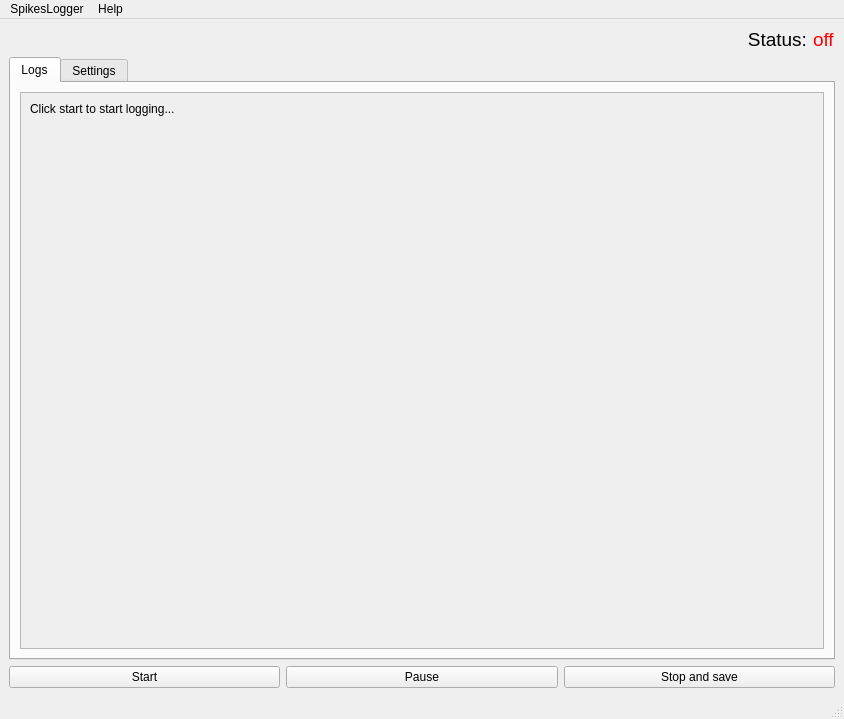
<?xml version="1.0" encoding="UTF-8"?>
<ui version="4.0">
 <class>SpikesLoggerGuiWindow</class>
 <widget class="QMainWindow" name="SpikesLoggerGuiWindow">
  <property name="geometry">
   <rect>
    <x>0</x>
    <y>0</y>
    <width>844</width>
    <height>719</height>
   </rect>
  </property>
  <property name="windowTitle">
   <string>Spikes logger</string>
  </property>
  <widget class="QWidget" name="centralwidget">
   <layout class="QGridLayout" name="gridLayout">
    <item row="9" column="0" colspan="2">
     <widget class="QTabWidget" name="tabWidget">
      <property name="currentIndex">
       <number>0</number>
      </property>
      <widget class="QWidget" name="logsTab">
       <attribute name="title">
        <string>Logs</string>
       </attribute>
       <layout class="QHBoxLayout" name="horizontalLayout_3">
        <item>
         <widget class="QScrollArea" name="scrollArea">
          <property name="maximumSize">
           <size>
            <width>16777215</width>
            <height>16777215</height>
           </size>
          </property>
          <property name="sizeAdjustPolicy">
           <enum>QAbstractScrollArea::AdjustIgnored</enum>
          </property>
          <property name="widgetResizable">
           <bool>true</bool>
          </property>
          <property name="alignment">
           <set>Qt::AlignBottom|Qt::AlignJustify</set>
          </property>
          <widget class="QWidget" name="ConsoleScrollArea">
           <property name="geometry">
            <rect>
             <x>0</x>
             <y>0</y>
             <width>802</width>
             <height>538</height>
            </rect>
           </property>
           <layout class="QHBoxLayout" name="horizontalLayout_2">
            <item>
             <widget class="QLabel" name="logsConsole">
              <property name="text">
               <string>Click start to start logging...</string>
              </property>
              <property name="alignment">
               <set>Qt::AlignLeading|Qt::AlignLeft|Qt::AlignTop</set>
              </property>
             </widget>
            </item>
           </layout>
          </widget>
         </widget>
        </item>
       </layout>
      </widget>
      <widget class="QWidget" name="settingsTab">
       <attribute name="title">
        <string>Settings</string>
       </attribute>
       <layout class="QVBoxLayout" name="verticalLayout">
        <property name="sizeConstraint">
         <enum>QLayout::SetDefaultConstraint</enum>
        </property>
        <item>
         <layout class="QGridLayout" name="gridLayout_2">
          <item row="3" column="2">
           <widget class="QLineEdit" name="TempValue">
            <property name="text">
             <string>SeaOttersAreSoFuckingCuteINeedThemInMyRoomRightNow</string>
            </property>
           </widget>
          </item>
          <item row="2" column="2">
           <widget class="QLineEdit" name="ServerIP">
            <property name="text">
             <string>255.255.255.255</string>
            </property>
           </widget>
          </item>
          <item row="1" column="0">
           <widget class="QLabel" name="label_3">
            <property name="text">
             <string>Logs save location</string>
            </property>
           </widget>
          </item>
          <item row="2" column="0">
           <widget class="QLabel" name="label_4">
            <property name="text">
             <string>Server IP</string>
            </property>
           </widget>
          </item>
          <item row="0" column="2">
           <widget class="QLineEdit" name="networkTablesLoggerLocation">
            <property name="inputMask">
             <string/>
            </property>
            <property name="text">
             <string>SpikesLogger/output</string>
            </property>
           </widget>
          </item>
          <item row="3" column="0">
           <widget class="QLabel" name="label_5">
            <property name="text">
             <string>Temp value</string>
            </property>
           </widget>
          </item>
          <item row="0" column="0">
           <widget class="QLabel" name="label_2">
            <property name="text">
             <string>Logger location</string>
            </property>
           </widget>
          </item>
          <item row="1" column="2">
           <widget class="QPushButton" name="ChooseDirPushButton">
            <property name="font">
             <font>
              <bold>false</bold>
             </font>
            </property>
            <property name="cursor">
             <cursorShape>ArrowCursor</cursorShape>
            </property>
            <property name="layoutDirection">
             <enum>Qt::LeftToRight</enum>
            </property>
            <property name="text">
             <string>/logs</string>
            </property>
           </widget>
          </item>
         </layout>
        </item>
        <item>
         <widget class="QPushButton" name="applyChangesPushButton">
          <property name="text">
           <string>Apply</string>
          </property>
         </widget>
        </item>
        <item>
         <widget class="QLabel" name="label_8">
          <property name="text">
           <string/>
          </property>
         </widget>
        </item>
        <item>
         <widget class="QLabel" name="label_6">
          <property name="font">
           <font>
            <pointsize>20</pointsize>
           </font>
          </property>
          <property name="text">
           <string>How to use?</string>
          </property>
         </widget>
        </item>
        <item>
         <widget class="QLabel" name="label_7">
          <property name="text">
           <string>&lt;html&gt;&lt;head/&gt;&lt;body&gt;&lt;p&gt;&lt;span style=&quot; font-style:italic;&quot;&gt;FIRST&lt;/span&gt;, make sure you are using a compatible logger on your robot (for example: SpikesLogger from SpikesLib). You can also put the value you want to log at the same location in the networktables as the Logger location in the settings above, although it is not recommended, and you need to make sure to not update the value periodically unless you want to log that same value periodically.&lt;/p&gt;&lt;p&gt;Enter your roborio IP and choose the location to save the logs to. after that you can start logging by pressing start, pause and save logs. You can change the temp value but make sure to set it to a value that is not likely to be logged.&lt;/p&gt;&lt;p&gt;To save the settings you can use the apply button.&lt;/p&gt;&lt;/body&gt;&lt;/html&gt;</string>
          </property>
          <property name="wordWrap">
           <bool>true</bool>
          </property>
         </widget>
        </item>
        <item>
         <spacer name="verticalSpacer">
          <property name="orientation">
           <enum>Qt::Vertical</enum>
          </property>
          <property name="sizeHint" stdset="0">
           <size>
            <width>20</width>
            <height>40</height>
           </size>
          </property>
         </spacer>
        </item>
       </layout>
      </widget>
     </widget>
    </item>
    <item row="11" column="0" colspan="2">
     <layout class="QHBoxLayout" name="horizontalLayout">
      <item>
       <widget class="QPushButton" name="StartPushButton">
        <property name="text">
         <string>Start</string>
        </property>
       </widget>
      </item>
      <item>
       <widget class="QPushButton" name="PausePushButton">
        <property name="text">
         <string>Pause</string>
        </property>
       </widget>
      </item>
      <item>
       <widget class="QPushButton" name="SaveAndStopPushButton">
        <property name="text">
         <string>Stop and save</string>
        </property>
        <property name="autoDefault">
         <bool>false</bool>
        </property>
       </widget>
      </item>
     </layout>
    </item>
    <item row="0" column="1">
     <layout class="QHBoxLayout" name="horizontalLayout_4">
      <item>
       <spacer name="horizontalSpacer">
        <property name="orientation">
         <enum>Qt::Horizontal</enum>
        </property>
        <property name="sizeHint" stdset="0">
         <size>
          <width>40</width>
          <height>20</height>
         </size>
        </property>
       </spacer>
      </item>
      <item>
       <widget class="QLabel" name="label">
        <property name="font">
         <font>
          <pointsize>14</pointsize>
         </font>
        </property>
        <property name="text">
         <string>Status:</string>
        </property>
        <property name="alignment">
         <set>Qt::AlignRight|Qt::AlignTrailing|Qt::AlignVCenter</set>
        </property>
       </widget>
      </item>
      <item>
       <widget class="QLabel" name="StatusLabel">
        <property name="font">
         <font>
          <pointsize>14</pointsize>
         </font>
        </property>
        <property name="text">
         <string>&lt;font color='red'&gt;off&lt;/font&gt;</string>
        </property>
       </widget>
      </item>
     </layout>
    </item>
   </layout>
  </widget>
  <widget class="QMenuBar" name="menubar">
   <property name="geometry">
    <rect>
     <x>0</x>
     <y>0</y>
     <width>844</width>
     <height>23</height>
    </rect>
   </property>
   <widget class="QMenu" name="menuSpikesLogger">
    <property name="title">
     <string>SpikesLogger</string>
    </property>
    <addaction name="actionUpdate"/>
    <addaction name="separator"/>
    <addaction name="actionSource_code"/>
    <addaction name="separator"/>
   </widget>
   <widget class="QMenu" name="menuHelp">
    <property name="title">
     <string>Help</string>
    </property>
    <addaction name="actionAbout"/>
   </widget>
   <addaction name="menuSpikesLogger"/>
   <addaction name="menuHelp"/>
  </widget>
  <widget class="QStatusBar" name="statusbar"/>
  <action name="actionOpen_file">
   <property name="text">
    <string>Open log</string>
   </property>
  </action>
  <action name="actionCreate_new_log">
   <property name="text">
    <string>Create new log</string>
   </property>
  </action>
  <action name="actionAbout">
   <property name="text">
    <string>About</string>
   </property>
  </action>
  <action name="actionUpdate">
   <property name="text">
    <string>Update</string>
   </property>
  </action>
  <action name="actionSource_code">
   <property name="text">
    <string>Source code</string>
   </property>
  </action>
 </widget>
 <resources/>
 <connections/>
</ui>
